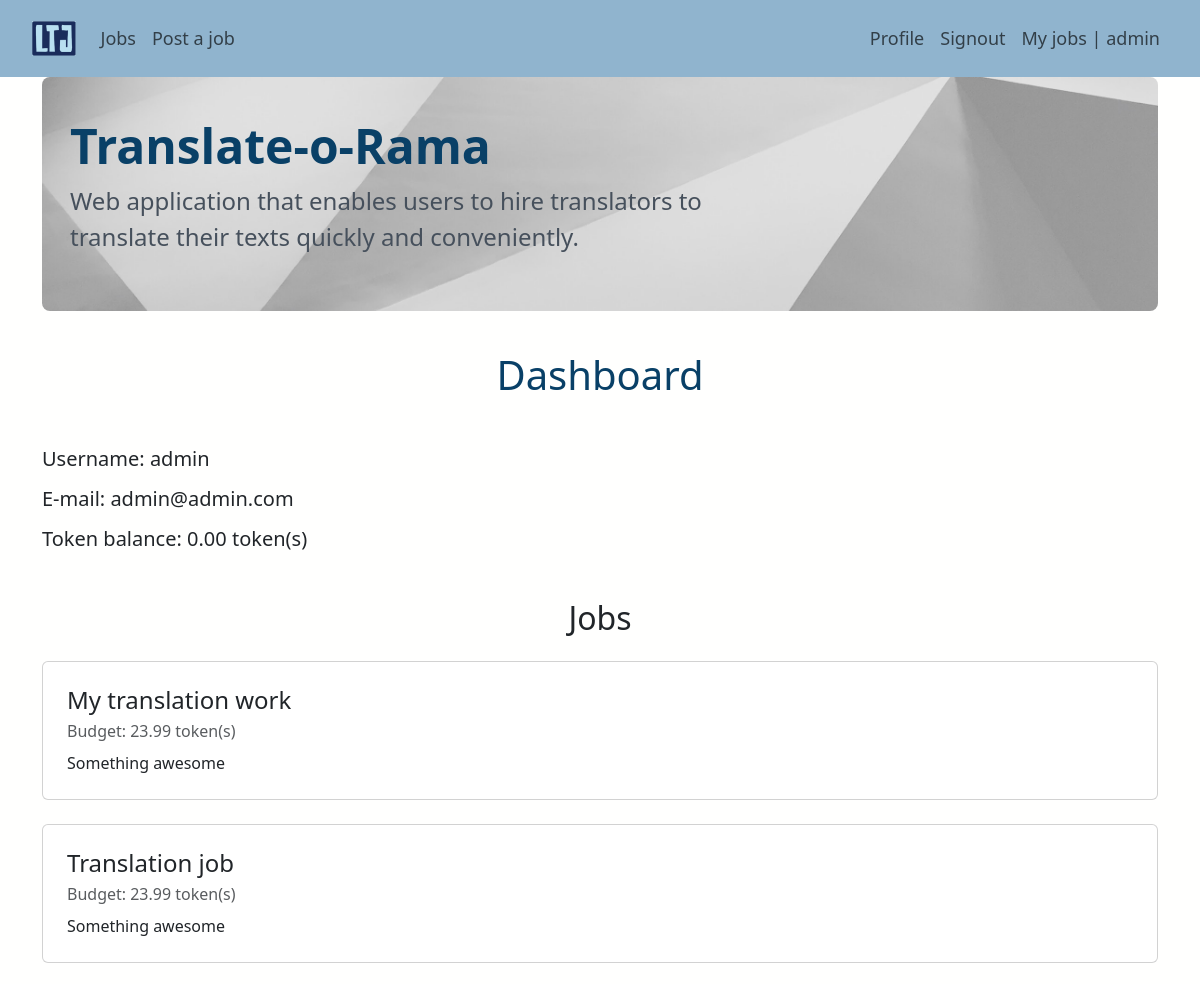
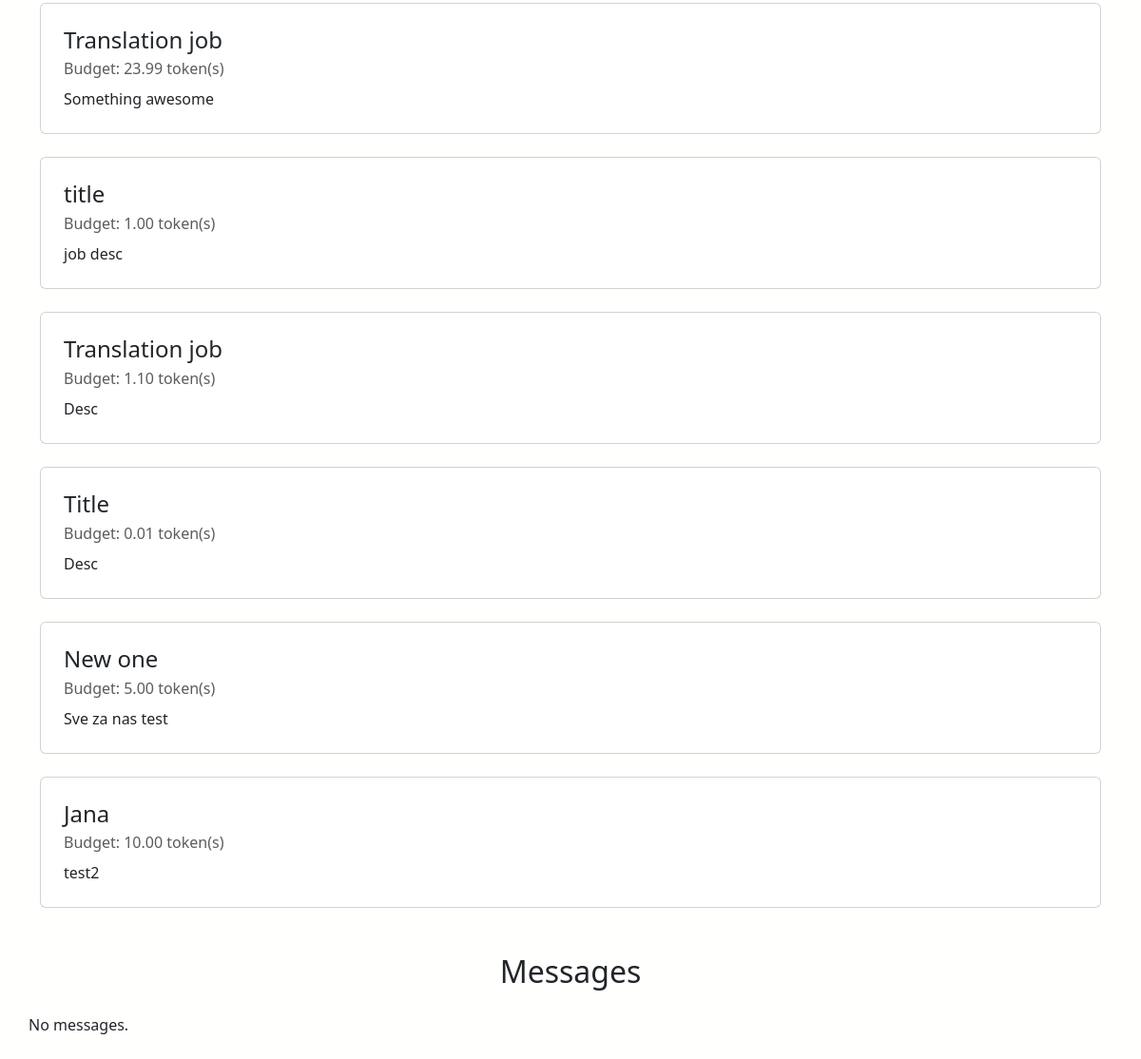
Page /dashboard (signed in) on the earlier database version (2 pictures, top to bottom).
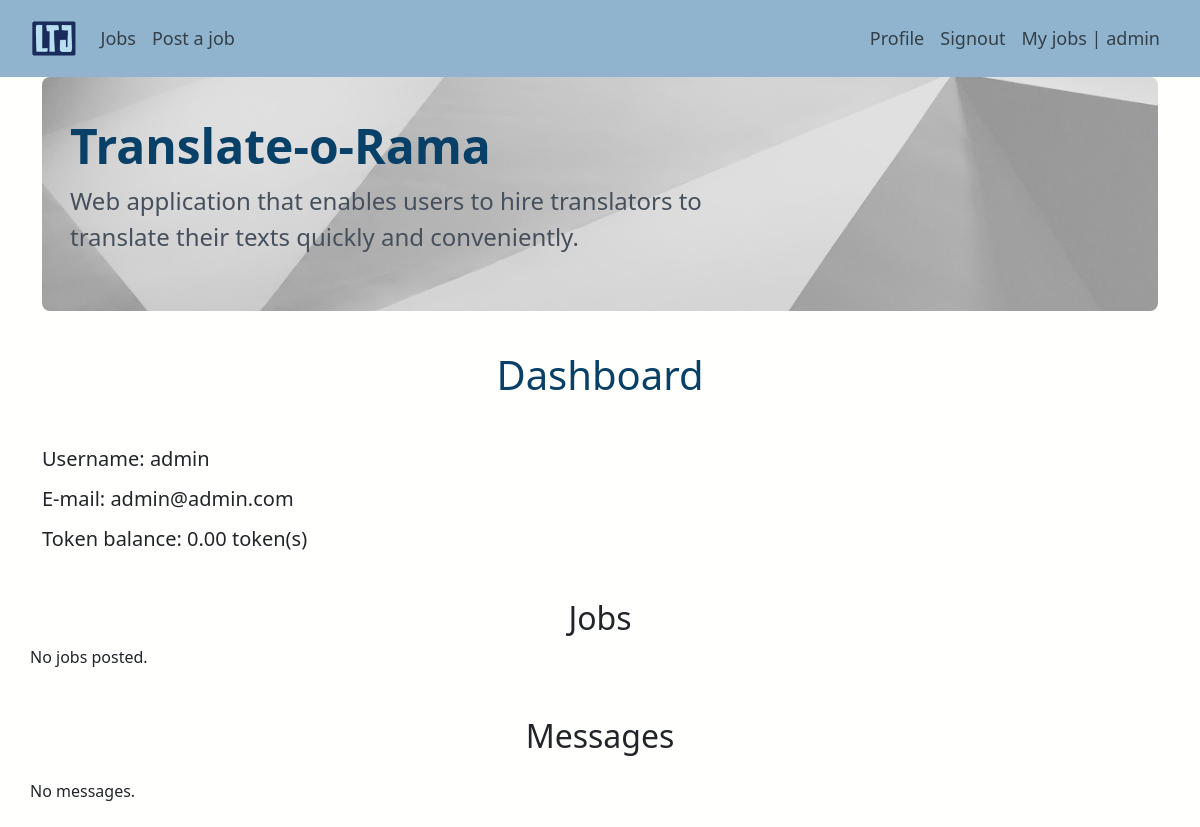
Same page on the later database version.
### app/models.py (models this page shows, shortened)
class Job(models.Model):
    user = models.ForeignKey(User, on_delete=models.CASCADE)
    title = models.TextField(blank=False, unique=True)
    description = models.TextField(blank=False)
    source_language = models.TextField(blank=False)
    target_language = models.TextField(blank=False)
    job_field = models.CharField(
        max_length=4,
        choices=JobField.JOB_CHOICES,
        default=JobField.LITERATURE,
    )
    budget = models.DecimalField(max_digits=10, decimal_places=2, default=0.0)
    text = models.TextField(blank=False)
    is_assigned = models.BooleanField(default=False)
    is_completed = models.BooleanField(default=False)

### app/views.py (the view)
# urls.py: path("dashboard", views.dashboard, name="dashboard"),
def dashboard(request):
    user = request.user
    jobs = Job.objects.filter(user=user)
    messages = Message.objects.filter(to_user=user).order_by("send_date").reverse()
    context = {
        "user": user,
        "jobs": jobs,
        "messages": messages,
    }
    return render(request, "app/dashboard.html", context)

### app/templates/app/dashboard.html
{% extends 'app/base.html' %}
{% block content %}
  <div class="row">
    <div class="col-md-12">
      <h1 class="text-center mt-3 mb-5">Dashboard</h1>
    </div>
  </div>
  <h5 class="mb-3">Username: {{ user.username }}</h5>
  <h5 class="mb-3">E-mail: {{ user.email }}</h5>
  <h5 class="mb-3">Token balance: {{ user.userprofile.token_balance }} token(s)</h5>
  <h2 class="text-center mt-5">Jobs</h2>
  <div class="mb-5">
    {% for job in jobs %}
      {% include 'includes/job_card.html' with job=job %}
    {% empty %}
      <div class="row">
        No jobs posted.
      </div>
    {% endfor %}
  </div>
  <h2 class="text-center mt-5 mb-4">Messages</h2>
  <div class="mb-4">
    {% for message in messages %}
      <div class="row">
        <p>{{ message.from_user }}: {{ message.text }} {{ message.send_date }}</p>
      </div>
    {% empty %}
      <div class="row">
        No messages.
      </div>
    {% endfor %}
  </div>
{% endblock content %}

### app/templates/includes/job_card.html
<div class="card my-4">
  <div class="card-body m-2">
    <h4 class="card-title">{{ job.title }}</h4>
    <div class="card-subtitle mb-2 text-muted">Budget: {{ job.budget }} token(s)</div>
    <div class="card-text">{{ job.description }}</div>
  </div>
</div>

Differences in the rows shown:
no longer on this page (row edited): Job: title "My translation work", budget "23.99", description "Something awesome"
no longer on this page (row edited): Job: title "Translation job", budget "23.99", description "Something awesome"
no longer on this page (row edited): Job: title "Translation job", budget "23.99", description "Something awesome"
removed Job: title "title", budget "1.00", description "job desc"
removed Job: title "Translation job", budget "1.10", description "Desc"
removed Job: title "Title", budget "0.01", description "Desc"
removed Job: title "New one", budget "5.00", description "Sve za nas test"
removed Job: title "Jana", budget "10.00", description "test2"
Other differences:
text now shown: "No jobs posted."
